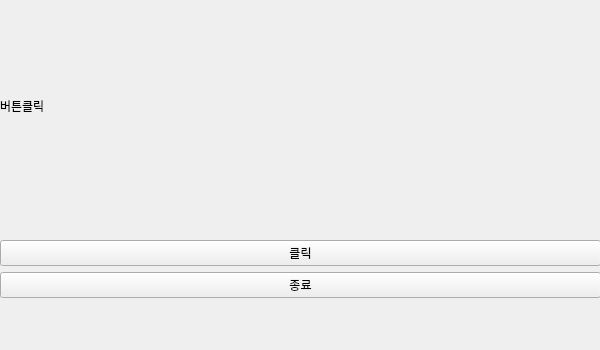
<?xml version="1.0" encoding="UTF-8"?>
<ui version="4.0">
 <class>MainWindow</class>
 <widget class="QMainWindow" name="MainWindow">
  <property name="geometry">
   <rect>
    <x>0</x>
    <y>0</y>
    <width>600</width>
    <height>350</height>
   </rect>
  </property>
  <property name="font">
   <font>
    <family>D2Coding</family>
   </font>
  </property>
  <property name="windowTitle">
   <string>샘플윈도우</string>
  </property>
  <widget class="QWidget" name="centralwidget">
   <widget class="QWidget" name="verticalLayoutWidget">
    <property name="geometry">
     <rect>
      <x>0</x>
      <y>240</y>
      <width>601</width>
      <height>101</height>
     </rect>
    </property>
    <layout class="QVBoxLayout" name="verticalLayout">
     <item>
      <widget class="QPushButton" name="btn1">
       <property name="text">
        <string>클릭</string>
       </property>
      </widget>
     </item>
     <item>
      <widget class="QPushButton" name="btn2">
       <property name="text">
        <string>종료</string>
       </property>
       <property name="default">
        <bool>false</bool>
       </property>
      </widget>
     </item>
     <item>
      <spacer name="horizontalSpacer">
       <property name="orientation">
        <enum>Qt::Horizontal</enum>
       </property>
       <property name="sizeHint" stdset="0">
        <size>
         <width>40</width>
         <height>20</height>
        </size>
       </property>
      </spacer>
     </item>
     <item>
      <spacer name="verticalSpacer_2">
       <property name="orientation">
        <enum>Qt::Vertical</enum>
       </property>
       <property name="sizeHint" stdset="0">
        <size>
         <width>20</width>
         <height>40</height>
        </size>
       </property>
      </spacer>
     </item>
    </layout>
   </widget>
   <widget class="QWidget" name="horizontalLayoutWidget">
    <property name="geometry">
     <rect>
      <x>0</x>
      <y>20</y>
      <width>601</width>
      <height>171</height>
     </rect>
    </property>
    <layout class="QHBoxLayout">
     <item>
      <widget class="QLabel" name="label">
       <property name="layoutDirection">
        <enum>Qt::LeftToRight</enum>
       </property>
       <property name="text">
        <string>버튼클릭</string>
       </property>
      </widget>
     </item>
     <item>
      <spacer name="verticalSpacer">
       <property name="orientation">
        <enum>Qt::Vertical</enum>
       </property>
       <property name="sizeHint" stdset="0">
        <size>
         <width>20</width>
         <height>40</height>
        </size>
       </property>
      </spacer>
     </item>
    </layout>
   </widget>
  </widget>
 </widget>
 <resources/>
 <connections/>
</ui>
